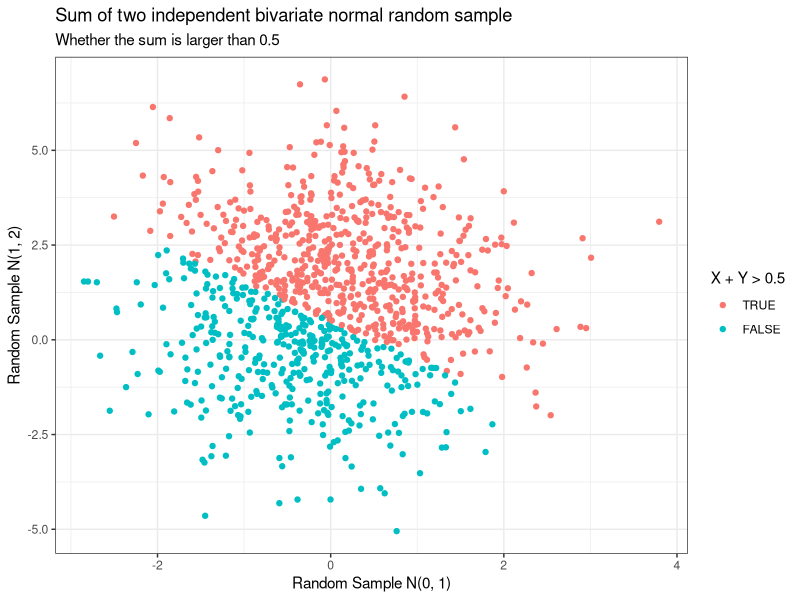

R code for this plot: (Note: this script raises an error after producing the figure.)
## ---- chunk 1
library(forcats)
library(ggplot2)
library(dplyr)
library(readr)
set.seed(7462)
x<-rnorm(mean = 0,sd=1,n=1000)
y<-rnorm(mean = 1,sd=2,n=1000)
sum_indicator<-as.factor(ifelse(x+y>0.5,TRUE,FALSE))
sum_indicator<-fct_relevel(sum_indicator,"TRUE","FALSE")
tibble<-data.frame(x,y,sum_indicator)

tibble %>%
  mutate("X + Y > 0.5"=sum_indicator) %>%
  ggplot(aes(x=x,y=y,color=`X + Y > 0.5`))+
  geom_point()+
  xlab("Random Sample N(0, 1)")+
  ylab("Random Sample N(1, 2)")+
  theme_bw()+
  labs(title = "Sum of two independent bivariate normal random sample",
       subtitle = "Whether the sum is larger than 0.5")
## ---- chunk 2
penguin.df <- read_rds("./data/penguin.RDS")
round(colMeans(penguin.df[,c(3,5)],na.rm = T),digits = 2)
round(sd(penguin.df$bill_length_mm,na.rm = T),digits = 2)
round(sd(penguin.df$flipper_length_mm,na.rm = T),digits = 2)
## ---- chunk 3
penguin.df %>%
  ggplot(aes(x=bill_length_mm,y=flipper_length_mm,color=species))+
  geom_point()+
  xlab("Bill length (millimeters)")+
  ylab("Flipper length (millimeters)")+
  theme_bw()+
  labs(title = "Relationship between length of bill and flipper for aging penguins",
       subtitle = "In different species")
## ---- chunk 4
penguin.df %>%
  ggplot(aes(x=bill_length_mm,y=flipper_length_mm,color=species))+
  geom_point()+
  facet_wrap(~sex)+
  xlab("Bill length (millimeters)")+
  ylab("Flipper length (millimeters)")+
  theme_bw()+
  labs(title = "Relationship between length of bill and flipper for aging penguins",
       subtitle = "In different species and sex")
